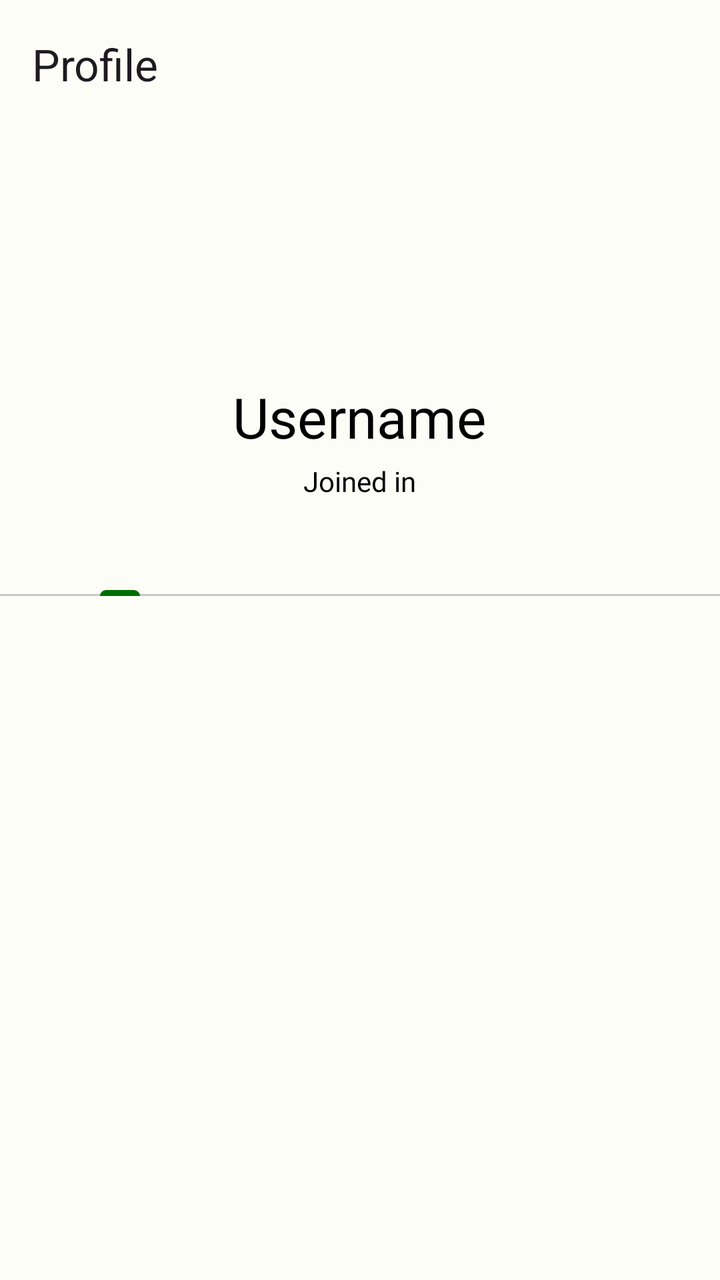
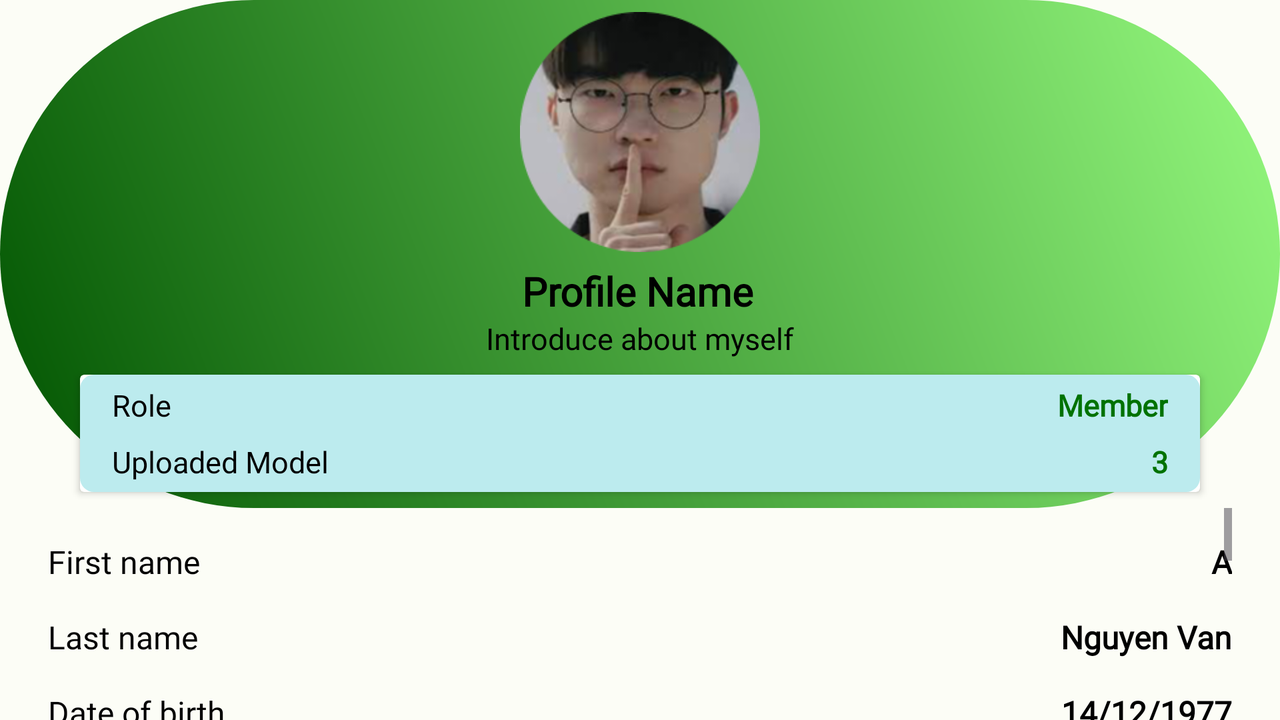

One screen, two layout resources from the same app: the default and the repository's alternative for another configuration. Each is rendered where Android would select it; the XML of both is given below.
<!-- AndroidManifest.xml: application theme AppTheme -->
<!-- res/layout/activity_user_profile.xml -->
<?xml version="1.0" encoding="utf-8"?>
<androidx.coordinatorlayout.widget.CoordinatorLayout
    xmlns:android="http://schemas.android.com/apk/res/android"
    xmlns:app="http://schemas.android.com/apk/res-auto"
    xmlns:tool="http://schemas.android.com/tools"
    android:layout_width="match_parent"
    android:layout_height="match_parent"
    android:fitsSystemWindows="true"
    tool:context=".ui.profile.ProfileActivity">

    <com.google.android.material.appbar.AppBarLayout
        android:id="@+id/appBar_profile"
        android:layout_width="match_parent"
        android:layout_height="wrap_content">

        
        <com.google.android.material.appbar.CollapsingToolbarLayout
            android:id="@+id/collapseToolbar_profile"
            android:layout_width="match_parent"
            android:layout_height="250dp"
            app:titleEnabled="false"
            app:contentScrim="@color/md_theme_dark_onPrimary"
            app:layout_scrollFlags="scroll|exitUntilCollapsed">

            <com.google.android.material.appbar.MaterialToolbar
                android:id="@+id/materialToolbar_profile"
                android:layout_width="match_parent"
                android:layout_height="?attr/actionBarSize"
                app:title="@string/Profile"
                app:layout_collapseMode="pin"
                app:navigationIcon="@drawable/baseline_arrow_back_24"
                app:navigationIconTint="?attr/colorOnSurface"
                app:popupTheme="@style/ThemeOverlay.AppCompat.Light"/>

            <ImageView
                android:id="@+id/imageView_profile_avatar"
                android:layout_width="128dp"
                android:layout_height="128dp"
                android:layout_marginTop="?attr/actionBarSize"
                android:layout_centerHorizontal="true"
                android:layout_gravity="center_horizontal"
                android:scaleType="centerCrop"
                android:src="@drawable/baseline_person_24"
                android:contentDescription="@string/About"
                />

            <RelativeLayout
                android:layout_width="match_parent"
                android:layout_height="wrap_content"
                android:layout_gravity="bottom">
                <TextView
                    android:id="@+id/textView_profile_username"
                    android:layout_width="wrap_content"
                    android:layout_height="wrap_content"
                    android:layout_centerHorizontal="true"
                    android:text="@string/Username"
                    android:textSize="28sp"
                    tool:text="Username"/>
                <TextView
                    android:id="@+id/textView_profile_join"
                    android:layout_width="wrap_content"
                    android:layout_height="wrap_content"
                    android:layout_centerHorizontal="true"
                    android:layout_below="@id/textView_profile_username"
                    android:layout_marginTop="4dp"
                    android:fontFamily="@font/roboto"
                    android:text="@string/Joined_in"
                    android:textSize="14sp" />
            </RelativeLayout>
        </com.google.android.material.appbar.CollapsingToolbarLayout>
    </com.google.android.material.appbar.AppBarLayout>

    <androidx.core.widget.NestedScrollView
        android:layout_width="match_parent"
        android:layout_height="match_parent"
        app:layout_behavior="com.google.android.material.appbar.AppBarLayout$ScrollingViewBehavior">

        <LinearLayout
            android:layout_width="match_parent"
            android:layout_height="match_parent"
            android:orientation="vertical">

            <com.google.android.material.tabs.TabLayout
                android:id="@+id/tabLayout_profile"
                android:layout_width="match_parent"
                android:layout_height="wrap_content">
                <com.google.android.material.tabs.TabItem
                    android:layout_width="wrap_content"
                    android:layout_height="wrap_content" />
                <com.google.android.material.tabs.TabItem
                    android:layout_width="wrap_content"
                    android:layout_height="wrap_content" />
                <com.google.android.material.tabs.TabItem
                    android:layout_width="wrap_content"
                    android:layout_height="wrap_content" />
            </com.google.android.material.tabs.TabLayout>

            <androidx.viewpager2.widget.ViewPager2
                android:id="@+id/viewPager_profile"
                android:layout_width="match_parent"
                android:layout_height="0dp"
                android:layout_weight="1"/>
        </LinearLayout>
        
    </androidx.core.widget.NestedScrollView>
</androidx.coordinatorlayout.widget.CoordinatorLayout>
<!-- resources referenced by this layout -->
<resources>
  <color name="md_theme_dark_onPrimary">#003A00</color>
  <string name="About">About</string>
  <string name="Joined_in">Joined in</string>
  <string name="Profile">Profile</string>
  <string name="Username">Username</string>
  <color name="md_theme_light_primary">#006E00</color>
  <color name="md_theme_light_onPrimary">#FFFFFF</color>
  <color name="md_theme_light_primaryContainer">#96FA7F</color>
  <color name="md_theme_light_onPrimaryContainer">#002200</color>
  <color name="md_theme_light_secondary">#54634D</color>
  <color name="md_theme_light_onSecondary">#FFFFFF</color>
  <color name="md_theme_light_secondaryContainer">#D7E8CD</color>
  <color name="md_theme_light_onSecondaryContainer">#121F0E</color>
  <color name="md_theme_light_tertiary">#386568</color>
  <color name="md_theme_light_onTertiary">#FFFFFF</color>
  <color name="md_theme_light_tertiaryContainer">#BCEBEE</color>
  <color name="md_theme_light_onTertiaryContainer">#002022</color>
  <color name="md_theme_light_error">#BA1A1A</color>
  <color name="md_theme_light_errorContainer">#FFDAD6</color>
  <color name="md_theme_light_onError">#FFFFFF</color>
  <color name="md_theme_light_onErrorContainer">#410002</color>
  <color name="md_theme_light_background">#FCFDF6</color>
  <color name="md_theme_light_onBackground">#1A1C18</color>
  <color name="md_theme_light_surface">#FCFDF6</color>
  <color name="md_theme_light_onSurface">#1A1C18</color>
  <color name="md_theme_light_surfaceVariant">#DFE4D7</color>
  <color name="md_theme_light_onSurfaceVariant">#43483F</color>
  <color name="md_theme_light_outline">#73796E</color>
  <color name="md_theme_light_inverseOnSurface">#F1F1EB</color>
  <color name="md_theme_light_inverseSurface">#2F312D</color>
  <color name="md_theme_light_inversePrimary">#7ADD66</color>
  <style name="CustomActivityAnimation" parent="@android:style/Animation.Activity">
          <item name="android:activityOpenEnterAnimation">@transition/fade_in</item>
          <item name="android:activityOpenExitAnimation">@transition/fade_out</item>
          <item name="android:activityCloseEnterAnimation">@transition/fade_in</item>
          <item name="android:activityCloseExitAnimation">@transition/fade_out</item>
          <item name="android:taskOpenEnterAnimation">@transition/slide_in_up</item>
          <item name="android:taskOpenExitAnimation">@transition/slide_out_up</item>
          <item name="android:taskCloseEnterAnimation">@transition/slide_in_up</item>
          <item name="android:taskCloseExitAnimation">@transition/slide_out_up</item>
          <item name="android:taskToFrontEnterAnimation">@transition/slide_in_up</item>
          <item name="android:taskToFrontExitAnimation">@transition/slide_out_up</item>
          <item name="android:taskToBackEnterAnimation">@transition/slide_in_up</item>
          <item name="android:taskToBackExitAnimation">@transition/slide_out_up</item>
      </style>
</resources>
<!-- res/layout-land/activity_user_profile.xml (the repository's variant of the layout above) -->
<!-- drawn on the phone turned sideways -->
<?xml version="1.0" encoding="utf-8"?>
<LinearLayout xmlns:android="http://schemas.android.com/apk/res/android"
    xmlns:app="http://schemas.android.com/apk/res-auto"
    xmlns:tools="http://schemas.android.com/tools"
    android:id="@+id/user_profile_Layout"
    android:layout_width="match_parent"
    android:layout_height="match_parent"
    android:fitsSystemWindows="true"
    android:orientation="vertical">

    <androidx.constraintlayout.widget.ConstraintLayout
        android:layout_width="match_parent"
        android:layout_height="wrap_content"
        android:background="@drawable/background_image">

        <ImageView
            android:id="@+id/profile_image"
            android:layout_width="wrap_content"
            android:layout_height="120dp"
            android:layout_marginTop="6dp"
            android:contentDescription="@string/profile_image"
            android:src="@drawable/user_profile"
            app:layout_constraintBottom_toTopOf="@id/profile_name"
            app:layout_constraintEnd_toEndOf="parent"
            app:layout_constraintStart_toStartOf="parent"
            app:layout_constraintTop_toTopOf="parent" />

        <TextView
            android:id="@+id/profile_name"
            android:layout_width="wrap_content"
            android:layout_height="wrap_content"
            android:layout_marginTop="6dp"
            android:text="@string/profile_name"
            android:textColor="@color/md_theme_light_scrim"
            android:textSize="20sp"
            android:textStyle="bold"
            app:layout_constraintEnd_toEndOf="parent"
            app:layout_constraintHorizontal_bias="0.498"
            app:layout_constraintStart_toStartOf="parent"
            app:layout_constraintTop_toBottomOf="@id/profile_image" />

        <Button
            android:id="@+id/edit_pen1"
            android:layout_width="24dp"
            android:layout_height="24dp"
            android:layout_marginStart="2dp"
            android:layout_marginTop="6dp"
            android:background="@drawable/baseline_edit_24"
            app:layout_constraintStart_toEndOf="@id/profile_name"
            app:layout_constraintTop_toBottomOf="@id/profile_image" />

        <TextView
            android:id="@+id/profile_introduce"
            android:layout_width="wrap_content"
            android:layout_height="wrap_content"
            android:text="@string/profile_introduce"
            android:textColor="@color/md_theme_light_scrim"
            android:textSize="15sp"
            app:layout_constraintBottom_toBottomOf="parent"
            app:layout_constraintEnd_toEndOf="parent"
            app:layout_constraintStart_toStartOf="parent"
            app:layout_constraintTop_toBottomOf="@+id/profile_name"
            app:layout_constraintVertical_bias="0.0" />

        <Button
            android:id="@+id/edit_pen2"
            android:layout_width="16dp"
            android:layout_height="16dp"
            android:layout_marginStart="2dp"
            android:background="@drawable/baseline_edit_24"
            app:layout_constraintStart_toEndOf="@id/profile_introduce"
            app:layout_constraintTop_toBottomOf="@id/profile_name" />

        <androidx.cardview.widget.CardView
            android:layout_width="match_parent"
            android:layout_height="wrap_content"
            android:layout_marginLeft="40dp"
            android:layout_marginTop="8dp"
            android:layout_marginRight="40dp"
            android:layout_marginBottom="8dp"
            android:paddingStart="16dp"
            android:paddingEnd="16dp"
            app:layout_constraintBottom_toBottomOf="parent"
            app:layout_constraintEnd_toEndOf="parent"
            app:layout_constraintStart_toStartOf="parent"
            app:layout_constraintTop_toBottomOf="@id/profile_introduce">

            <androidx.constraintlayout.widget.ConstraintLayout
                android:layout_width="match_parent"
                android:layout_height="wrap_content"
                android:background="@drawable/all_rounded_corner"
                android:paddingStart="16dp"
                android:paddingEnd="16dp">

                <TextView
                    android:id="@+id/profile_role"
                    android:layout_width="wrap_content"
                    android:layout_height="wrap_content"
                    android:text="@string/role"
                    android:textColor="@color/md_theme_light_scrim"
                    android:textSize="15sp"
                    app:layout_constraintBottom_toTopOf="@id/profile_model"
                    app:layout_constraintStart_toStartOf="parent"
                    app:layout_constraintTop_toTopOf="parent" />

                <TextView
                    android:id="@+id/profile_model"
                    android:layout_width="wrap_content"
                    android:layout_height="wrap_content"
                    android:layout_marginTop="8dp"
                    android:text="@string/profile_model"
                    android:textColor="@color/md_theme_light_scrim"
                    android:textSize="15sp"
                    app:layout_constraintBottom_toBottomOf="parent"
                    app:layout_constraintStart_toStartOf="parent"
                    app:layout_constraintTop_toBottomOf="@id/profile_role" />

                <TextView
                    android:id="@+id/role"
                    android:layout_width="wrap_content"
                    android:layout_height="wrap_content"
                    android:textColor="@color/seed"
                    android:textSize="15sp"
                    android:textStyle="bold"
                    app:layout_constraintBottom_toTopOf="@id/model"
                    app:layout_constraintEnd_toEndOf="parent"
                    app:layout_constraintTop_toTopOf="parent"
                    tools:text="Member" />

                <TextView
                    android:id="@+id/model"
                    android:layout_width="wrap_content"
                    android:layout_height="wrap_content"
                    android:layout_marginTop="8dp"
                    android:textColor="@color/seed"
                    android:textSize="15sp"
                    android:textStyle="bold"
                    app:layout_constraintBottom_toBottomOf="parent"
                    app:layout_constraintEnd_toEndOf="parent"
                    app:layout_constraintTop_toBottomOf="@id/role"
                    tools:text="3" />

            </androidx.constraintlayout.widget.ConstraintLayout>

        </androidx.cardview.widget.CardView>

    </androidx.constraintlayout.widget.ConstraintLayout>

    <ScrollView
        android:layout_width="match_parent"
        android:layout_height="wrap_content"
        android:orientation="vertical"
        android:paddingStart="24dp"
        android:paddingEnd="24dp">

        <androidx.constraintlayout.widget.ConstraintLayout
            android:layout_width="match_parent"
            android:layout_height="wrap_content"
            android:layout_marginTop="16dp"
            android:orientation="vertical">

            <TextView
                android:id="@+id/profile_firstname"
                android:layout_width="wrap_content"
                android:layout_height="wrap_content"
                android:text="@string/first_name"
                android:textColor="@color/md_theme_light_scrim"
                android:textSize="16sp"
                app:layout_constraintBottom_toTopOf="@id/profile_lastname"
                app:layout_constraintStart_toStartOf="parent"
                app:layout_constraintTop_toTopOf="parent" />

            <TextView
                android:id="@+id/firstname"
                android:layout_width="wrap_content"
                android:layout_height="wrap_content"
                android:textColor="@color/md_theme_light_scrim"
                android:textSize="16sp"
                android:textStyle="bold"
                app:layout_constraintBottom_toBottomOf="@id/profile_firstname"
                app:layout_constraintEnd_toEndOf="parent"
                app:layout_constraintTop_toTopOf="@id/profile_firstname"
                tools:text="A" />

            <TextView
                android:id="@+id/profile_lastname"
                android:layout_width="wrap_content"
                android:layout_height="wrap_content"
                android:layout_marginTop="16dp"
                android:text="@string/last_name"
                android:textColor="@color/md_theme_light_scrim"
                android:textSize="16sp"
                app:layout_constraintStart_toStartOf="parent"
                app:layout_constraintTop_toBottomOf="@id/profile_firstname" />

            <TextView
                android:id="@+id/lastname"
                android:layout_width="wrap_content"
                android:layout_height="wrap_content"
                android:layout_marginTop="16dp"
                android:textColor="@color/md_theme_light_scrim"
                android:textSize="16sp"
                android:textStyle="bold"
                app:layout_constraintEnd_toEndOf="parent"
                app:layout_constraintTop_toBottomOf="@id/firstname"
                tools:text="Nguyen Van" />

            <TextView
                android:id="@+id/profile_dob"
                android:layout_width="wrap_content"
                android:layout_height="wrap_content"
                android:layout_marginTop="16dp"
                android:text="@string/profile_dob"
                android:textColor="@color/md_theme_light_scrim"
                android:textSize="16sp"
                app:layout_constraintStart_toStartOf="parent"
                app:layout_constraintTop_toBottomOf="@id/profile_lastname" />

            <TextView
                android:id="@+id/dob"
                android:layout_width="wrap_content"
                android:layout_height="wrap_content"
                android:layout_marginTop="16dp"
                android:textColor="@color/md_theme_light_scrim"
                android:textSize="16sp"
                android:textStyle="bold"
                app:layout_constraintEnd_toEndOf="parent"
                app:layout_constraintTop_toBottomOf="@id/lastname"
                tools:text="14/12/1977" />

            <TextView
                android:id="@+id/profile_email"
                android:layout_width="wrap_content"
                android:layout_height="wrap_content"
                android:layout_marginTop="16dp"
                android:text="@string/profile_email"
                android:textColor="@color/md_theme_light_scrim"
                android:textSize="16sp"
                app:layout_constraintStart_toStartOf="parent"
                app:layout_constraintTop_toBottomOf="@id/profile_dob" />

            <TextView
                android:id="@+id/email"
                android:layout_width="wrap_content"
                android:layout_height="wrap_content"
                android:layout_marginTop="16dp"
                android:textColor="@color/md_theme_light_scrim"
                android:textSize="16sp"
                android:textStyle="bold"
                app:layout_constraintEnd_toEndOf="parent"
                app:layout_constraintTop_toBottomOf="@id/dob"
                tools:text="youremail@gmail.com" />

            <TextView
                android:id="@+id/profile_phonenum"
                android:layout_width="wrap_content"
                android:layout_height="wrap_content"
                android:layout_marginTop="16dp"
                android:text="@string/profile_phonenum"
                android:textColor="@color/md_theme_light_scrim"
                android:textSize="16sp"
                app:layout_constraintStart_toStartOf="parent"
                app:layout_constraintTop_toBottomOf="@id/profile_email" />

            <TextView
                android:id="@+id/phonenum"
                android:layout_width="wrap_content"
                android:layout_height="wrap_content"
                android:layout_marginTop="16dp"
                android:textColor="@color/md_theme_light_scrim"
                android:textSize="16sp"
                android:textStyle="bold"
                app:layout_constraintEnd_toEndOf="parent"
                app:layout_constraintTop_toBottomOf="@id/email"
                tools:text="0912345678" />

            <TextView
                android:id="@+id/profile_location"
                android:layout_width="wrap_content"
                android:layout_height="wrap_content"
                android:layout_marginTop="16dp"
                android:text="@string/profile_location"
                android:textColor="@color/md_theme_light_scrim"
                android:textSize="16sp"
                app:layout_constraintStart_toStartOf="parent"
                app:layout_constraintTop_toBottomOf="@id/profile_phonenum" />

            <TextView
                android:id="@+id/location"
                android:layout_width="400dp"
                android:layout_height="wrap_content"
                android:layout_marginTop="16dp"
                android:gravity="end"
                android:textAlignment="gravity"
                android:textColor="@color/md_theme_light_scrim"
                android:textSize="16sp"
                android:textStyle="bold"
                app:layout_constraintEnd_toEndOf="parent"
                app:layout_constraintTop_toBottomOf="@id/phonenum"
                tools:text="18 Hoang Quoc Viet, Ha Noi" />

            <Button
                android:id="@+id/edit_profile_button"
                android:layout_width="180dp"
                android:layout_height="wrap_content"
                android:layout_marginTop="16dp"
                android:text="@string/edit_profile"
                android:textSize="16sp"
                app:layout_constraintEnd_toEndOf="parent"
                app:layout_constraintTop_toBottomOf="@id/location" />

            <TextView
                android:id="@+id/profile_username"
                android:layout_width="wrap_content"
                android:layout_height="wrap_content"
                android:layout_marginTop="16dp"
                android:text="@string/profile_username"
                android:textColor="@color/md_theme_light_scrim"
                android:textSize="16sp"
                app:layout_constraintStart_toStartOf="parent"
                app:layout_constraintTop_toBottomOf="@id/edit_profile_button" />

            <TextView
                android:id="@+id/username"
                android:layout_width="wrap_content"
                android:layout_height="wrap_content"
                android:layout_marginTop="16dp"
                android:textColor="@color/md_theme_light_scrim"
                android:textSize="16sp"
                android:textStyle="bold"
                app:layout_constraintEnd_toEndOf="parent"
                app:layout_constraintTop_toBottomOf="@id/edit_profile_button"
                tools:text="myusername" />


            <TextView
                android:id="@+id/profile_password"
                android:layout_width="wrap_content"
                android:layout_height="wrap_content"
                android:layout_marginTop="16dp"
                android:text="@string/profile_password"
                android:textColor="@color/md_theme_light_scrim"
                android:textSize="16sp"
                app:layout_constraintStart_toStartOf="parent"
                app:layout_constraintTop_toBottomOf="@id/profile_username" />

            <TextView
                android:id="@+id/password"
                android:layout_width="wrap_content"
                android:layout_height="wrap_content"
                android:layout_marginTop="16dp"
                android:textColor="@color/md_theme_light_scrim"
                android:textSize="16sp"
                android:textStyle="bold"
                app:layout_constraintEnd_toEndOf="parent"
                app:layout_constraintTop_toBottomOf="@id/username"
                tools:text="mypassword" />

            <Button
                android:id="@+id/change_pass_button"
                android:layout_width="180dp"
                android:layout_height="wrap_content"
                android:layout_marginTop="16dp"
                android:text="@string/change_pass"
                android:textSize="16sp"
                app:layout_constraintEnd_toEndOf="parent"
                app:layout_constraintTop_toBottomOf="@id/password" />

        </androidx.constraintlayout.widget.ConstraintLayout>

    </ScrollView>

</LinearLayout>
<!-- resources referenced by the variant -->
<!-- as the phone turned sideways resolves them -->
<resources>
  <color name="md_theme_light_scrim">#000000</color>
  <color name="seed">#007200</color>
  <!-- drawable all_rounded_corner (drawable) -->
  <?xml version="1.0" encoding="utf-8"?>
  <shape xmlns:android="http://schemas.android.com/apk/res/android" >
      <solid android:color="?attr/colorTertiaryContainer" />
  
      <padding
          android:left="5dp"
          android:right="5dp"
          android:bottom="5dp"
          android:top="5dp" />
  
      <corners android:radius="7dp" />
  </shape>
  <!-- drawable background_image (drawable) -->
  <?xml version="1.0" encoding="utf-8"?>
  <shape xmlns:android="http://schemas.android.com/apk/res/android">
      <gradient android:angle="45"
          android:startColor="@color/md_theme_dark_primaryContainer"
          android:endColor="@color/md_theme_dark_onPrimaryContainer"/>
  
      <corners android:radius="200dp"/>
  </shape>
  <string name="change_pass">Change password</string>
  <string name="edit_profile">Edit profile</string>
  <string name="first_name">First name</string>
  <string name="last_name">Last name</string>
  <string name="profile_dob">Date of birth</string>
  <string name="profile_email">Email</string>
  <string name="profile_image">Profile Image</string>
  <string name="profile_introduce">Introduce about myself</string>
  <string name="profile_location">Location</string>
  <string name="profile_model">Uploaded Model</string>
  <string name="profile_name">Profile Name</string>
  <string name="profile_password">Password</string>
  <string name="profile_phonenum">Phone Number</string>
  <string name="profile_username">Username</string>
  <string name="role">Role</string>
  <color name="md_theme_dark_primaryContainer">#005300</color>
  <color name="md_theme_dark_onPrimaryContainer">#96FA7F</color>
  <color name="md_theme_light_primary">#006E00</color>
  <color name="md_theme_light_onPrimary">#FFFFFF</color>
  <color name="md_theme_light_primaryContainer">#96FA7F</color>
  <color name="md_theme_light_onPrimaryContainer">#002200</color>
  <color name="md_theme_light_secondary">#54634D</color>
  <color name="md_theme_light_onSecondary">#FFFFFF</color>
  <color name="md_theme_light_secondaryContainer">#D7E8CD</color>
  <color name="md_theme_light_onSecondaryContainer">#121F0E</color>
  <color name="md_theme_light_tertiary">#386568</color>
  <color name="md_theme_light_onTertiary">#FFFFFF</color>
  <color name="md_theme_light_tertiaryContainer">#BCEBEE</color>
  <color name="md_theme_light_onTertiaryContainer">#002022</color>
  <color name="md_theme_light_error">#BA1A1A</color>
  <color name="md_theme_light_errorContainer">#FFDAD6</color>
  <color name="md_theme_light_onError">#FFFFFF</color>
  <color name="md_theme_light_onErrorContainer">#410002</color>
  <color name="md_theme_light_background">#FCFDF6</color>
  <color name="md_theme_light_onBackground">#1A1C18</color>
  <color name="md_theme_light_surface">#FCFDF6</color>
  <color name="md_theme_light_onSurface">#1A1C18</color>
  <color name="md_theme_light_surfaceVariant">#DFE4D7</color>
  <color name="md_theme_light_onSurfaceVariant">#43483F</color>
  <color name="md_theme_light_outline">#73796E</color>
  <color name="md_theme_light_inverseOnSurface">#F1F1EB</color>
  <color name="md_theme_light_inverseSurface">#2F312D</color>
  <color name="md_theme_light_inversePrimary">#7ADD66</color>
</resources>
